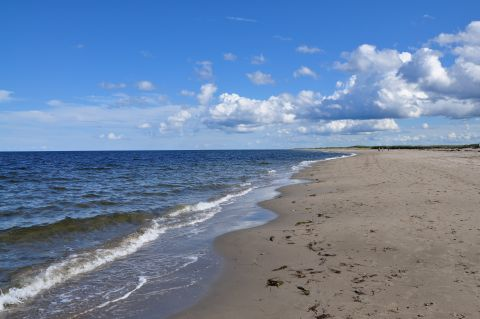
//> input picture OpenCV_Sample/Open_7/waves.jpg, 480 x 319 px
$ ./main   (built with g++ and OpenCV 4)
//> lines starting //> are read from the running program, lines starting //| are printed output that depends on the picture; after the words box and inside, x2 and y2 are one past the last pixel; in counts of white or black regions, pixels touching at a corner belong together
//加载本地图片获取反投影直方图

#include<stdio.h>
#include <opencv2\opencv.hpp>
#include <opencv2\core\core.hpp>

using namespace cv;
using namespace std;
class ContentFinder{
private:
	int in_nChannels[1];
	float in_fRange[2];
	const float *in_fRanges[1];
	MatND historgram;
public:
	ContentFinder(){

		in_nChannels[0] = 0;

		in_fRange[0] = 0.0;
		in_fRange[1] = 255.0;

		in_fRanges[0] = in_fRange;
	};
	void sethistorgram(MatND hist);
	Mat find(const Mat &image,float min,float max,int *channels,int dim);
};
void ContentFinder::sethistorgram(MatND hist)
{
	historgram = hist;

	normalize(historgram,historgram,1.0);
}
Mat ContentFinder::find(const Mat &image,float min,float max,int *channels,int dim)
{
	Mat result;

	in_fRange[0] = min;
	in_fRange[1] = max;

	for(int i=0;i<dim;i++){
		this->in_nChannels[i] = channels[i];
	}

	calcBackProject(&image,1,in_nChannels,historgram,result,in_fRanges,255.0);

	return result;
}
class ColorHist{
public:
	int		in_nChannels[1];
	float	in_fRange[2];
	const float	*in_fRanges[1];
	int		in_nHistSize[1];
public:
	ColorHist(){

		in_nChannels[0] = 0;
		in_fRange[0] = 0.0;
		in_fRange[1] = 255.0;
		in_fRanges[0] = in_fRange;
		in_nHistSize[0] = 255;

	};
	MatND getHistorgram(Mat &image);
};

MatND ColorHist::getHistorgram(Mat &image)
{
	MatND result;

	calcHist(&image,1,in_nChannels,Mat(),result,1,in_nHistSize,in_fRanges);

	return result;
}
int main(int argc,char*argv[])
{
	namedWindow("Show");

	Mat m_image;

	m_image = imread("waves.jpg",1);
//> m_image is the input picture: 319 rows x 480 cols, CV_8UC3; mean B, G, R 163.3, 131.7, 109.3

	ColorHist hist;

	Mat RIO = m_image(Rect(360,55,40,50));
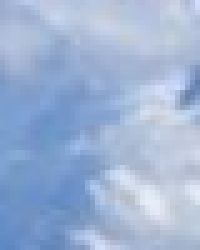
//> RIO: 50 rows x 40 cols, CV_8UC3 (shown 5 times larger); mean B, G, R 212.5, 179.3, 158.2

	rectangle(m_image,cvPoint(360,55),cvPoint(400,110),Scalar(255,0,0),1,1,0);
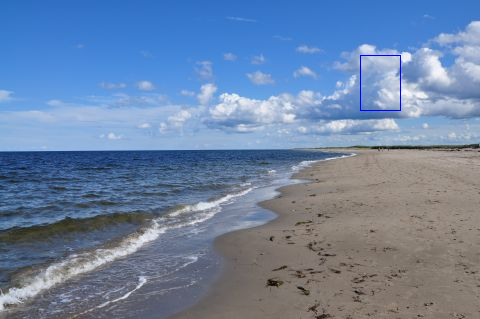
//> m_image: 319 rows x 480 cols, CV_8UC3; 0.12% of pixels changed, all inside (x1, y1, x2, y2) = (360, 55, 401, 111)

	MatND matnd = hist.getHistorgram(RIO);
//> in getHistorgram, `calcHist(&image,1,in_nChannels,Mat(),result,1,in_nHistSize,in_fRanges);`: result = 255 values, max 71 at index 209, min 0 at index 0, mean 7.49
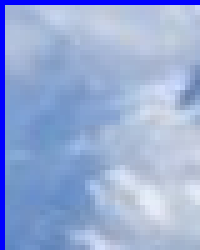
//> RIO: 50 rows x 40 cols, CV_8UC3 (shown 5 times larger); 4.45% of pixels changed, all inside (x1, y1, x2, y2) = (0, 0, 40, 50)
//> matnd has the same summary as result in getHistorgram

	ContentFinder finder;

	finder.sethistorgram(matnd);
//> in sethistorgram, `historgram = hist;`: historgram has the same summary as result in getHistorgram
//> in sethistorgram, `normalize(historgram,historgram,1.0);`: historgram = 255 values, max 0.238 at index 209, min 0 at index 0, mean 0.0251
//> matnd has the same summary as historgram in sethistorgram

	int channels[1]={0};

	Mat re = finder.find(m_image,0.0f,255.0f,channels,1);
//> in find, `calcBackProject(&image,1,in_nChannels,historgram,result,in_fRanges,255..`:
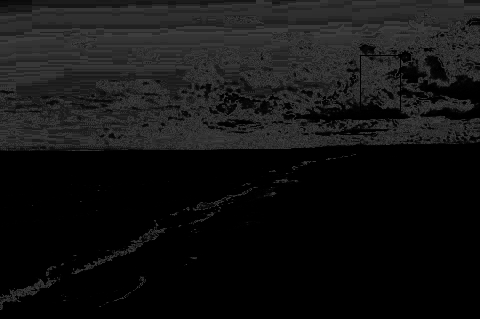
//> result: 319 rows x 480 cols, CV_8UC1; min 0, max 61, mean 18.7

	imshow("Show",m_image);

	imshow("Find",re);

	waitKey(0);

	return 0;
}

$ run again, with OpenCV_Sample/Open_7/bitmap.png saved as OpenCV_Sample/Open_7/waves.jpg
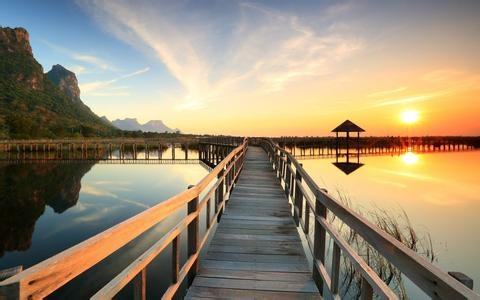
//> input picture OpenCV_Sample/Open_7/bitmap.png, 480 x 300 px
//> m_image is the input picture: 300 rows x 480 cols, CV_8UC3; mean B, G, R 116.3, 140, 153.6
//> m_image: 300 rows x 480 cols, CV_8UC3; 0.13% of pixels changed, all inside (x1, y1, x2, y2) = (360, 55, 401, 111)
//> in getHistorgram, `calcHist(&image,1,in_nChannels,Mat(),result,1,in_nHistSize,in_fRanges);`: result = 255 values, max 81 at index 168, min 0 at index 0, mean 7.49
//> `MatND matnd = hist.getHistorgram(RIO);`:
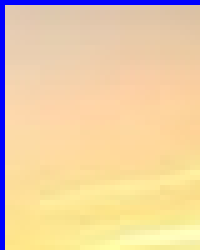
//> RIO: 50 rows x 40 cols, CV_8UC3 (shown 5 times larger); mean B, G, R 165.2, 206.6, 235.1
//> `MatND matnd = hist.getHistorgram(RIO);`: matnd has the same summary as result in getHistorgram
//> in sethistorgram, `historgram = hist;`: historgram has the same summary as result in getHistorgram
//> in sethistorgram, `normalize(historgram,historgram,1.0);`: historgram = 255 values, max 0.263 at index 168, min 0 at index 0, mean 0.0244
//> `finder.sethistorgram(matnd);`: matnd has the same summary as historgram in sethistorgram
//> in find, `calcBackProject(&image,1,in_nChannels,historgram,result,in_fRanges,255..`:
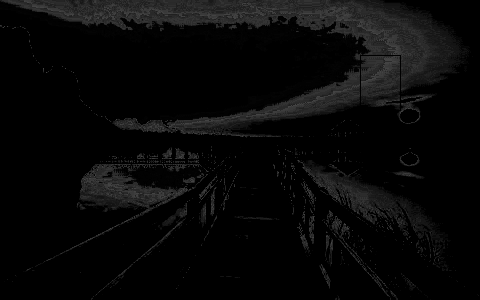
//> result: 300 rows x 480 cols, CV_8UC1; min 0, max 67, mean 8.3
